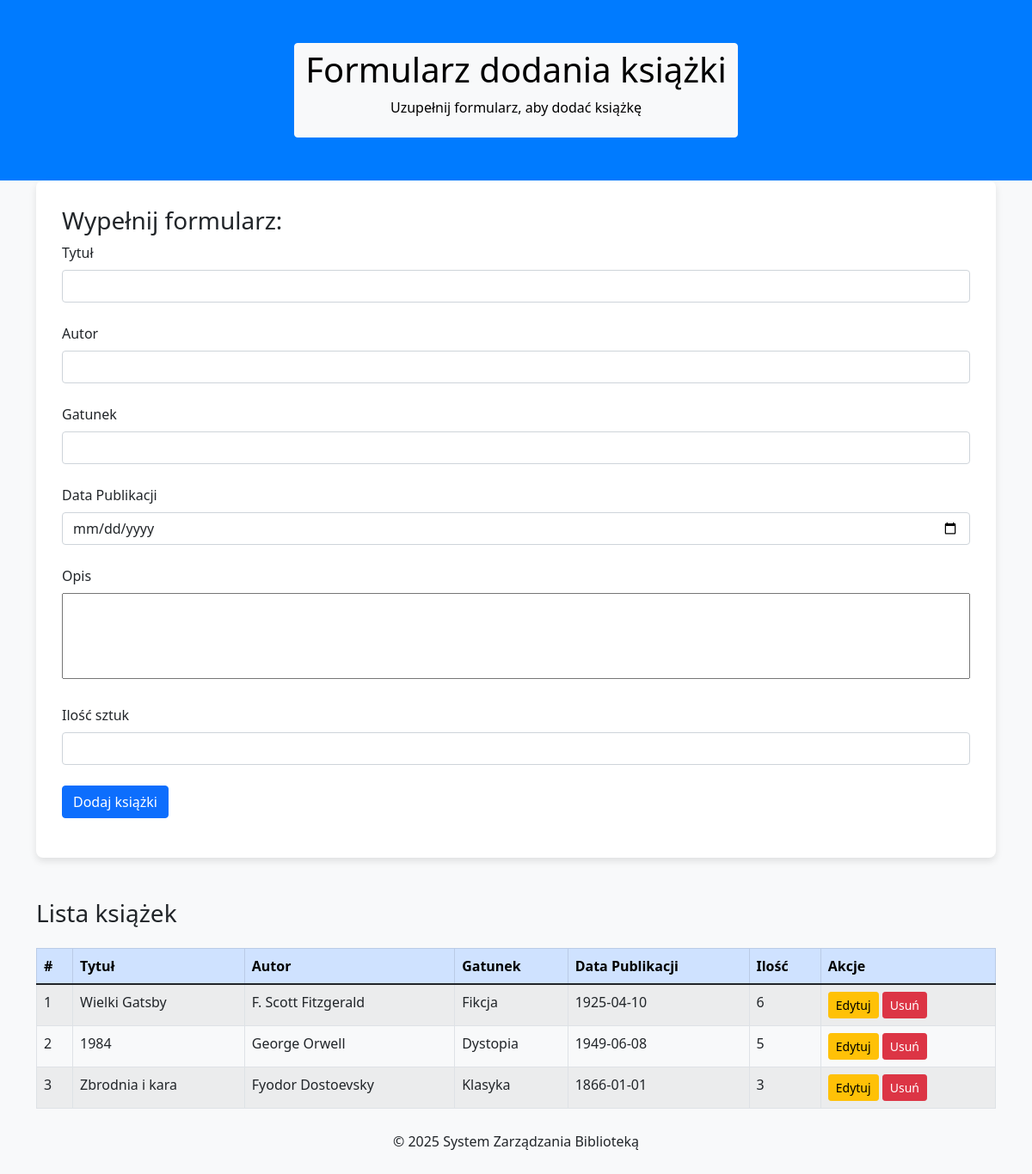
Page /pages/admin/addBooks.php on the committed database.
### tables this page shows
CREATE TABLE IF NOT EXISTS `books` (
  `id` int(11) NOT NULL AUTO_INCREMENT,
  `title` varchar(255) NOT NULL,
  `author` varchar(100) NOT NULL,
  `genre` varchar(50) DEFAULT NULL,
  `description` text DEFAULT NULL,
  `published_date` date DEFAULT NULL,
  `available_copies` int(11) DEFAULT 0,
  PRIMARY KEY (`id`)
);

### modules/admin/addBooks_modules.php (the view, shortened to what this page needs)
<?php
include $_SERVER['DOCUMENT_ROOT'] . '/SystemZarządzaniaBiblioteką/connect/connect_db.php';
function displayBooks() {
    global $conn;
    $query = "SELECT * FROM books";
    $result = mysqli_query($conn, $query);
    while ($row = mysqli_fetch_assoc($result)) {
        echo '
        <tr>
            <td>'. $row['id']. '</td>
            <td>'. $row['title']. '</td>
            <td>'. $row['author']. '</td>
            <td>'. $row['genre']. '</td>
            <td>'. $row['published_date']. '</td>
            <td>'. $row['available_copies']. '</td>
            <td>
                <form action="/SystemZarządzaniaBiblioteką/modules/admin/addBooks_modules.php" method="post">
                    <input type="hidden" name="id" value="'. $row['id']. '">
                    <input type="submit" value="Edytuj" class="btn btn-warning btn-sm" name="edit_books">
                    <input type="submit" value="Usuń" class="btn btn-danger btn-sm" name="delete_book">
                </form>
            </td>
    </tr>';
    }
}
?>

### pages/admin/addBooks.php (style rules this page uses)
body { background-color: #f8f9fa; }

### rows in the picture
books: id "1", title "Wielki Gatsby", author "F. Scott Fitzgerald", genre "Fikcja", published_date "1925-04-10", available_copies "6"
books: id "2", title "1984", author "George Orwell", genre "Dystopia", published_date "1949-06-08", available_copies "5"
books: id "3", title "Zbrodnia i kara", author "Fyodor Dostoevsky", genre "Klasyka", published_date "1866-01-01", available_copies "3"
